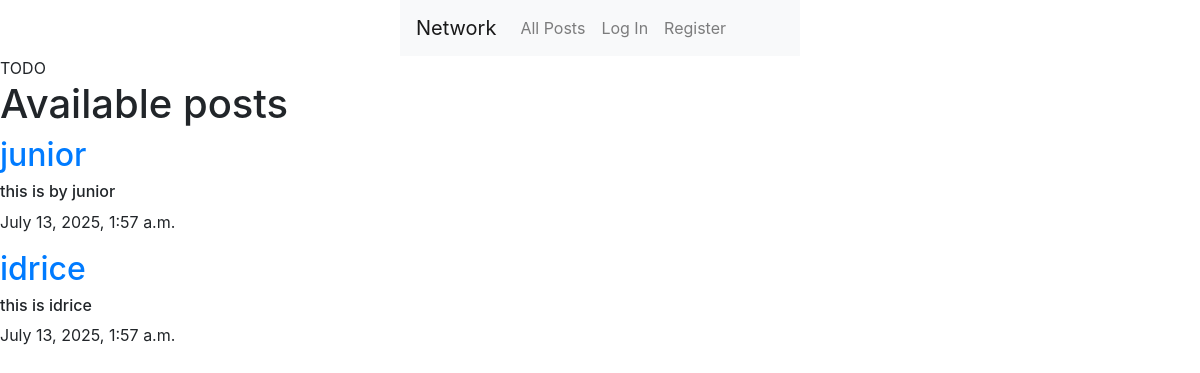
The page / on the database its author committed.
### network/models.py (models this page shows, shortened)
class Posts(models.Model):
    content = models.CharField(max_length=164)
    user = models.ForeignKey(User, on_delete=models.CASCADE, related_name="author")
    date = models.DateTimeField(auto_now_add=True)

class User(AbstractUser):
    pass

### network/views.py (the view)
# urls.py: path("", views.index, name="index"),
def index(request):
    posts = Posts.objects.all().order_by('id').reverse()
    pagi = Paginator(posts, 10)
    paginumber = request.GET.get('page')
    pagePosts = pagi.get_page(paginumber)
    likes = Like.objects.all()
    liked = []
    try:
        for like in likes:
            if like.user.id == request.user.id:
                liked.append(like.post.id)
    except:
        liked=[]
    context = {
        "liked":liked,
        "posts":posts,
        "pagePosts":pagePosts
    }
    return render(request, "network/index.html", context)

### network/templates/network/index.html (shortened to what this page needs)
{% extends "network/layout.html" %}
{% block body %}
    TODO
    <h1>Available posts</h1>
    <div>
        {%for post in pagePosts %}
          <div>
            <h2><a href="{%url 'profile' user_id=post.user.id%}">{{post.user}}</a></h2>
            <h6 id="content_{{post.id}}">{{post.content}}</h6>
            <p>{{post.date}}</p>
                    </div>
                    {%endfor%}
                </div>
{% endblock %}

### rows shown on the page
Posts: user "junior", content "this is by junior", date "July 13, 2025, 1:57 a.m."
Posts: user "idrice", content "this is idrice", date "July 13, 2025, 1:57 a.m."
